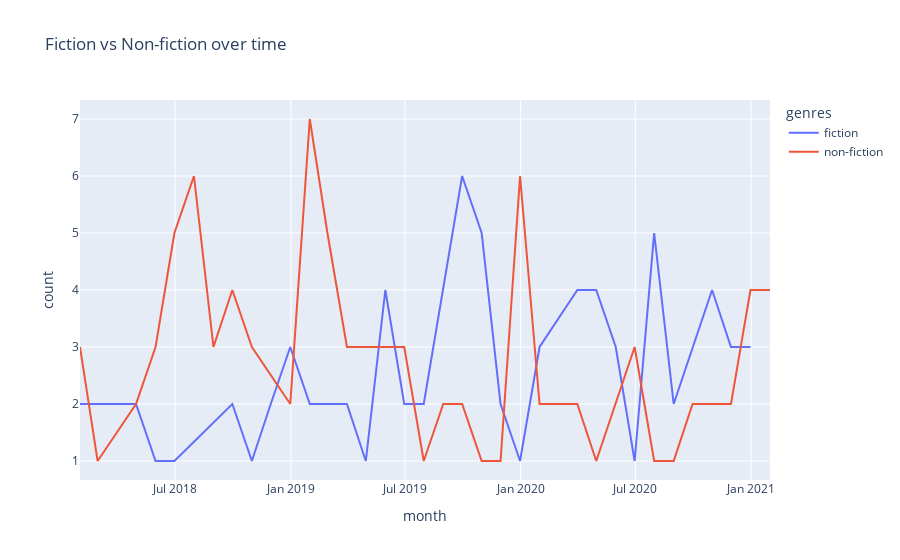

The notebook cell saved with this chart:
### Markdown cell above
## Fiction vs Non-fiction over time

Does the occurrence change much over the last few years?

### Code cell
gdf = df.explode("genres").drop(["title", "author", "rating"], axis=1)
gdf = gdf[gdf.genres.isin(['fiction', 'non-fiction'])]
gdf = gdf.set_index('date', drop=False)
gdf.index = pd.to_datetime(gdf.index)
gdf = gdf.groupby([pd.Grouper(freq='M'), 'genres']).count()

gdf.index = gdf.index.rename(['month', 'genres'])
gdf = gdf.reset_index().set_index("month")
gdf.columns = ['genres', 'count']

fig = px.line(gdf, x=gdf.index, y="count", color="genres", title='Fiction vs Non-fiction over time')
fig.show()

### Figure 1 — Plotly figure (JSON) as saved in the notebook; plotly's stock layout.template omitted (floating-point values rounded to 4 significant figures)
{"data": [{"hovertemplate": "genres=fiction<br>month=%{x}<br>count=%{y}<extra></extra>", "legendgroup": "fiction", "line": {"color": "#636efa", "dash": "solid"}, "mode": "lines", "name": "fiction", "orientation": "v", "showlegend": true, "type": "scatter", "x": ["2018-01-31T00:00:00", "2018-02-28T00:00:00", "2018-04-30T00:00:00", "2018-05-31T00:00:00", "2018-06-30T00:00:00", "2018-09-30T00:00:00", "2018-10-31T00:00:00", "2018-11-30T00:00:00", "2018-12-31T00:00:00", "2019-01-31T00:00:00", "2019-02-28T00:00:00", "2019-03-31T00:00:00", "2019-04-30T00:00:00", "2019-05-31T00:00:00", "2019-06-30T00:00:00", "2019-07-31T00:00:00", "2019-09-30T00:00:00", "2019-10-31T00:00:00", "2019-11-30T00:00:00", "2019-12-31T00:00:00", "2020-01-31T00:00:00", "2020-03-31T00:00:00", "2020-04-30T00:00:00", "2020-05-31T00:00:00", "2020-06-30T00:00:00", "2020-07-31T00:00:00", "2020-08-31T00:00:00", "2020-10-31T00:00:00", "2020-11-30T00:00:00", "2020-12-31T00:00:00"], "xaxis": "x", "y": [2, 2, 2, 1, 1, 2, 1, 2, 3, 2, 2, 2, 1, 4, 2, 2, 6, 5, 2, 1, 3, 4, 4, 3, 1, 5, 2, 4, 3, 3], "yaxis": "y"}, {"hovertemplate": "genres=non-fiction<br>month=%{x}<br>count=%{y}<extra></extra>", "legendgroup": "non-fiction", "line": {"color": "#EF553B", "dash": "solid"}, "mode": "lines", "name": "non-fiction", "orientation": "v", "showlegend": true, "type": "scatter", "x": ["2018-01-31T00:00:00", "2018-02-28T00:00:00", "2018-04-30T00:00:00", "2018-05-31T00:00:00", "2018-06-30T00:00:00", "2018-07-31T00:00:00", "2018-08-31T00:00:00", "2018-09-30T00:00:00", "2018-10-31T00:00:00", "2018-12-31T00:00:00", "2019-01-31T00:00:00", "2019-02-28T00:00:00", "2019-03-31T00:00:00", "2019-04-30T00:00:00", "2019-05-31T00:00:00", "2019-06-30T00:00:00", "2019-07-31T00:00:00", "2019-08-31T00:00:00", "2019-09-30T00:00:00", "2019-10-31T00:00:00", "2019-11-30T00:00:00", "2019-12-31T00:00:00", "2020-01-31T00:00:00", "2020-02-29T00:00:00", "2020-03-31T00:00:00", "2020-04-30T00:00:00", "2020-05-31T00:00:00", "2020-06-30T00:00:00", "2020-07-31T00:00:00", "2020-08-31T00:00:00", "2020-09-30T00:00:00", "2020-10-31T00:00:00", "2020-11-30T00:00:00", "2020-12-31T00:00:00", "2021-01-31T00:00:00"], "xaxis": "x", "y": [3, 1, 2, 3, 5, 6, 3, 4, 3, 2, 7, 5, 3, 3, 3, 3, 1, 2, 2, 1, 1, 6, 2, 2, 2, 1, 2, 3, 1, 1, 2, 2, 2, 4, 4], "yaxis": "y"}], "layout": {"legend": {"title": {"text": "genres"}, "tracegroupgap": 0}, "title": {"text": "Fiction vs Non-fiction over time"}, "xaxis": {"anchor": "y", "domain": [0, 1], "title": {"text": "month"}}, "yaxis": {"anchor": "x", "domain": [0, 1], "title": {"text": "count"}}}}
